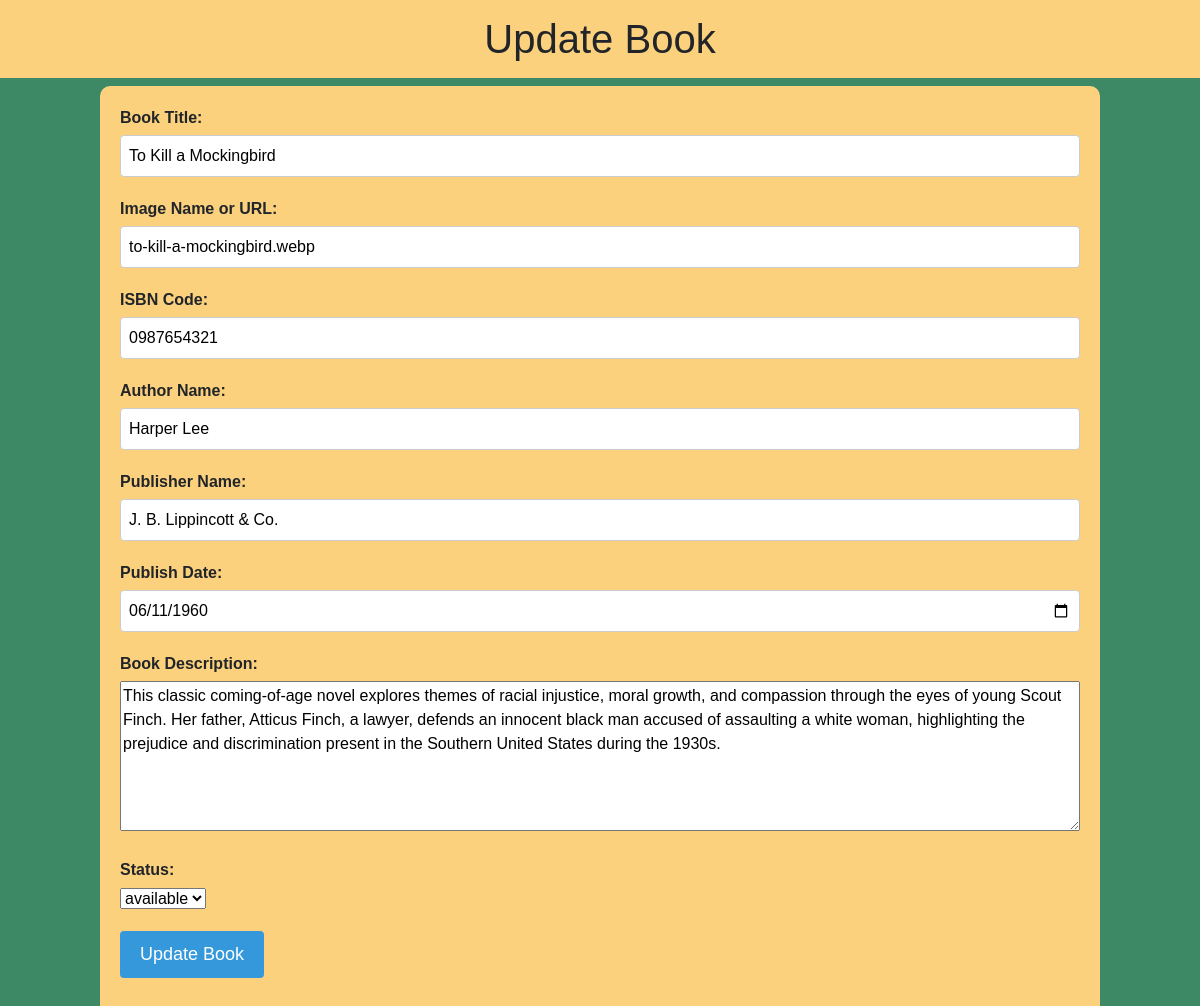
Screenshot of /update.php?mediaID=2 with the database file from the repository.
### tables this page shows
CREATE TABLE `media` (
  `mediaID` bigint(20) UNSIGNED NOT NULL,
  `title` varchar(255) NOT NULL,
  `image` varchar(255) DEFAULT NULL,
  `isbn_code` varchar(20) NOT NULL,
  `description` text NOT NULL,
  `author_name` varchar(100) DEFAULT NULL,
  `publisher_name` varchar(200) DEFAULT NULL,
  `publish_date` date DEFAULT NULL,
  `status` enum('available','reserved') DEFAULT 'available'
);

### update.php (the view, shortened to what this page needs)
<?php
require_once "db_connect.php";
$id = $_GET["mediaID"];
$id = filter_var($id, FILTER_VALIDATE_INT);
$sql = "SELECT * FROM media WHERE mediaID = $id";
$result = mysqli_query($connect, $sql);
$row = mysqli_fetch_assoc($result);
?>
<!DOCTYPE html>
<html lang="en">
<head>
    <link href="https://cdn.jsdelivr.net/npm/bootstrap@5.3.0/dist/css/bootstrap.min.css" rel="stylesheet">
</head>
</head>
<body>
    <h1>Update Book</h1>
    <div class="container">
        <form method="post" action="">
            <div class="form-group">
                <label for="name">Book Title:</label>
                <input type="text" id="name" name="name" value="<?= htmlentities($row["title"]) ?>">
            </div>
            <div class="form-group">
                <label for="image">Image Name or URL:</label>
                <input type="text" id="image" name="image" value="<?= htmlentities($row["image"]) ?>">
            </div>
            <div class="form-group">
                <label for="isbn">ISBN Code:</label>
                <input type="text" id="isbn" name="isbn" value="<?= htmlentities($row["isbn_code"]) ?>">
            </div>
            <div class="form-group">
                <label for="author_name">Author Name:</label>
                <input type="text" id="author_name" name="author_name" value="<?= htmlentities($row["author_name"]) ?>">
            </div>
            <div class="form-group">
                <label for="publisher_name">Publisher Name:</label>
                <input type="text" id="publisher_name" name="publisher_name" value="<?= htmlentities($row["publisher_name"]) ?>">
            </div>
            <div class="form-group">
                <label for="publish_date">Publish Date:</label>
                <input type="date" id="publish_date" name="publish_date" value="<?= htmlentities($row["publish_date"]) ?>">
            </div>
            <div class="form-group">
                <label for="description">Book Description:</label>
                <textarea id="description" name="description"><?= htmlentities($row["description"]) ?></textarea>
            </div>
            <div class="form-group">
                <label for="status">Status:</label>
                <select id="status" name="status">
                    <option value="available" <?php if ($row['status'] === 'available') echo 'selected'; ?>>available</option>
                </select>
            </div>
            <div class="form-group">
                <input type="submit" name="update" value="Update Book">
            </div>
        </form>
    </div>
</body>
</html>

### update.php (style rules this page uses)
* { box-sizing: border-box; }
body { font-family: sans-serif; background-color: #3d8865; }
h1 { padding: 15px; background-color: #fbd17d; display: flex; justify-content: center; }
.container { max-width: 1000px; margin: 0 auto; padding: 20px; background-color: #fbd17d; border-radius: 10px; }
.form-group { margin-bottom: 20px; }
.form-group label { display: block; font-weight: bold; margin-bottom: 5px; }
.form-group input[type="text"], .form-group input[type="date"] { width: 100%; padding: 8px; border: 1px solid #ccc; border-radius: 4px; font-size: 16px; }
.form-group input[type="submit"] { padding: 10px 20px; background-color: #3498db; border: none; color: #ffffff; border-radius: 4px; font-size: 18px; cursor: pointer; }
#description { height: 150px; width: 100%; resize: vertical; }

### rows the page displays
media: name "To Kill a Mockingbird", image "to-kill-a-mockingbird.webp", isbn "0987654321", author_name "Harper Lee", publisher_name "J. B. Lippincott & Co.", publish_date "06/11/1960", description "This classic coming-of-age novel explores themes of racial injustice, moral growth, and compassion through the eyes of young Scout Finch. Her father, Atticus Finch, a lawyer, defends an innocent black man accused of assaulting a white woman, highlighting the prejudice and discrimination present in the Southern United States during the 1930s.", status "available"
